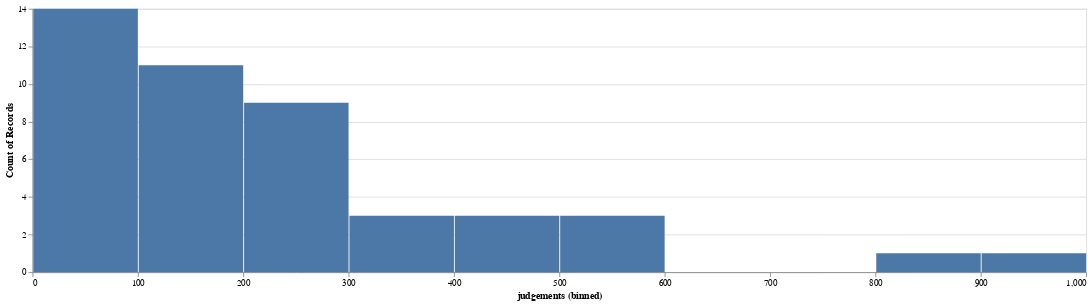

Write notebook code for a chart like this one.
### Markdown cell above
### Judgements per Judge Histogram

We can also see the general distribution of how many judges write how many judgements.

### Code cell
total_judgements_per_judge = judgements_per_judge.groupby('judge_name').sum().reset_index()
alt.Chart(total_judgements_per_judge, width=1200).mark_bar().encode(
    x=alt.X('judgements', bin=alt.Bin(maxbins=10)),
    y='count()'
)

### Figure 1 — Vega-Lite specification as saved in the notebook (floating-point values rounded to 4 significant figures)
{"$schema": "https://vega.github.io/schema/vega-lite/v2.6.0.json", "config": {"view": {"height": 300, "width": 400}}, "data": {"name": "data-51b3e4c777e580f162427cdead16bce8"}, "datasets": {"data-51b3e4c777e580f162427cdead16bce8": [{"judge_name": "CHIEF JUSTICE RAJENDRA MENON", "judgements": 124}, {"judge_name": "JUSTICE A. K. PATHAK", "judgements": 3}, {"judge_name": "JUSTICE A.K. CHAWLA", "judgements": 360}, {"judge_name": "JUSTICE ANU MALHOTRA", "judgements": 99}, {"judge_name": "JUSTICE ANUP JAIRAM BHAMBHANI", "judgements": 40}, {"judge_name": "JUSTICE C. HARI SHANKAR", "judgements": 323}, {"judge_name": "JUSTICE CHANDER SHEKHAR", "judgements": 146}, {"judge_name": "JUSTICE DEEPA SHARMA", "judgements": 73}, {"judge_name": "JUSTICE G. S. SISTANI", "judgements": 501}, {"judge_name": "JUSTICE GITA MITTAL", "judgements": 156}, {"judge_name": "JUSTICE HIMA KOHLI", "judgements": 188}, {"judge_name": "JUSTICE I. S. MEHTA", "judgements": 149}, {"judge_name": "JUSTICE INDERMEET KAUR", "judgements": 27}, {"judge_name": "JUSTICE J.R. MIDHA", "judgements": 174}, {"judge_name": "JUSTICE JAYANT NATH", "judgements": 245}, {"judge_name": "JUSTICE JYOTI SINGH", "judgements": 28}, {"judge_name": "JUSTICE MANMOHAN", "judgements": 139}, {"judge_name": "JUSTICE MANOJ KUMAR OHRI", "judgements": 3}, {"judge_name": "JUSTICE MUKTA GUPTA", "judgements": 261}, {"judge_name": "JUSTICE NAJMI WAZIRI ", "judgements": 92}, {"judge_name": "JUSTICE NAVIN CHAWLA", "judgements": 276}, {"judge_name": "JUSTICE P. S. TEJI ", "judgements": 63}, {"judge_name": "JUSTICE PRATEEK JALAN", "judgements": 49}, {"judge_name": "JUSTICE PRATHIBA M. SINGH", "judgements": 480}, {"judge_name": "JUSTICE PRATIBHA RANI", "judgements": 93}, {"judge_name": "JUSTICE R. K. GAUBA", "judgements": 512}, {"judge_name": "JUSTICE RAJIV SAHAI ENDLAW", "judgements": 322}, {"judge_name": "JUSTICE RAJIV SHAKDHER", "judgements": 217}, {"judge_name": "JUSTICE REKHA PALLI", "judgements": 196}, {"judge_name": "JUSTICE S. MURALIDHAR", "judgements": 290}, {"judge_name": "JUSTICE S. P. GARG", "judgements": 134}, {"judge_name": "JUSTICE S.RAVINDRA BHAT", "judgements": 421}, {"judge_name": "JUSTICE SANGITA DHINGRA SEHGAL", "judgements": 506}, {"judge_name": "JUSTICE SANJEEV NARULA", "judgements": 67}, {"judge_name": "JUSTICE SANJEEV SACHDEVA", "judgements": 909}, {"judge_name": "JUSTICE SANJIV KHANNA", "judgements": 201}, {"judge_name": "JUSTICE SIDDHARTH MRIDUL", "judgements": 209}, {"judge_name": "JUSTICE SUNIL GAUR", "judgements": 846}, {"judge_name": "JUSTICE SURESH KUMAR KAIT", "judgements": 14}, {"judge_name": "JUSTICE V. KAMESWAR RAO", "judgements": 165}, {"judge_name": "JUSTICE VALMIKI J. MEHTA", "judgements": 419}, {"judge_name": "JUSTICE VIBHU BAKHRU", "judgements": 258}, {"judge_name": "JUSTICE VINOD GOEL", "judgements": 268}, {"judge_name": "JUSTICE VIPIN SANGHI", "judgements": 121}, {"judge_name": "JUSTICE YOGESH KHANNA", "judgements": 97}]}, "encoding": {"x": {"bin": {"maxbins": 10}, "field": "judgements", "type": "quantitative"}, "y": {"aggregate": "count", "type": "quantitative"}}, "mark": "bar", "width": 1200}
